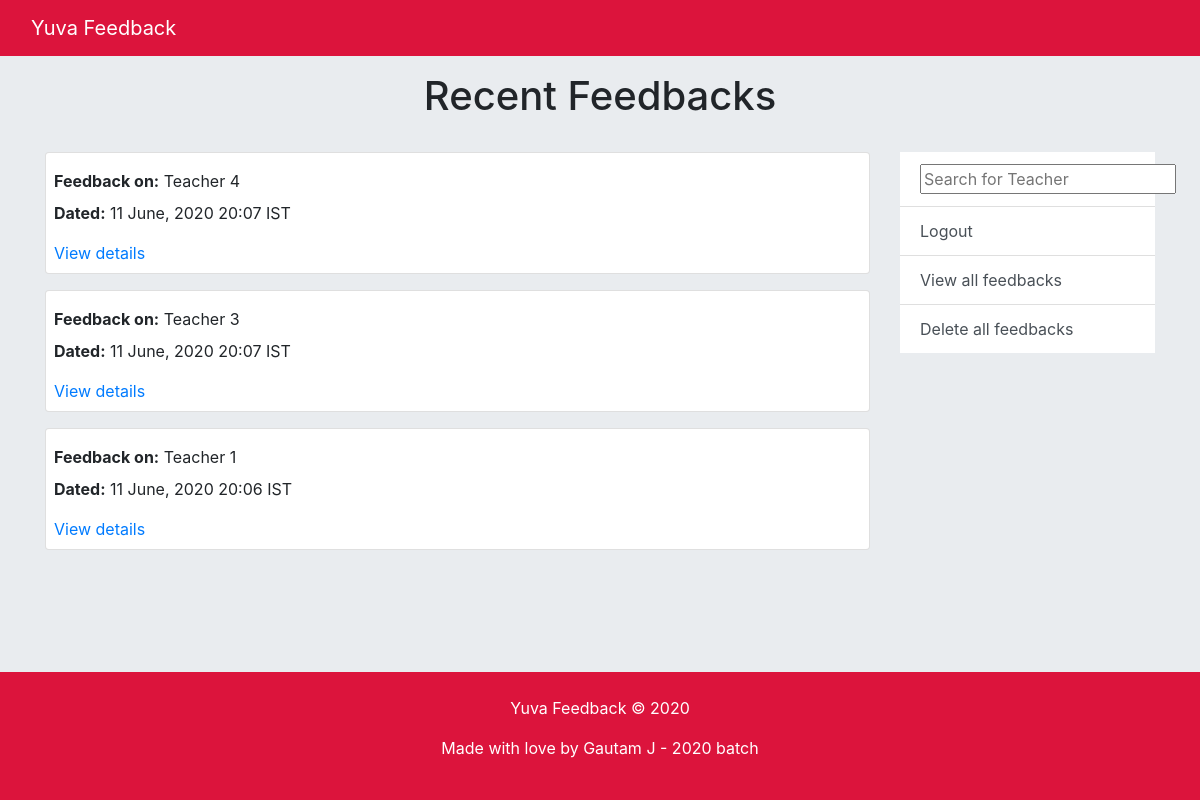
The page /review/ (signed in) on the database its author committed.
### Feedback/models.py (models this page shows, shortened)
class FeedbackData(models.Model):
    CHOICES = (
        ('Strongly Disagree', 'Strongly Disagree'),
        ('Disagree', 'Disagree'),
        ('Sometimes', 'Sometimes'),
        ('Agree', 'Agree'),
        ('Strongly Agree', 'Strongly Agree'),
    )
    date_submitted = models.DateTimeField(auto_now=True)
    teacher_name = models.ForeignKey(Teacher, verbose_name='Name of Teacher',
                                     on_delete=models.CASCADE)
    punctuality = models.CharField(verbose_name='The teacher is punctual in coming to class',
                                   max_length=225,
                                   choices=CHOICES)
    portion = models.CharField(verbose_name='The teacher completes portions at the appropriate time',
                               max_length=225,
                               choices=CHOICES)
    doubt = models.CharField(verbose_name='The teacher takes in effort to clear your doubts',
                             max_length=225,
                             choices=CHOICES)
    interactive = models.CharField(verbose_name='The teacher makes the class interactive',
                                   max_length=225,
                                   choices=CHOICES)
    comments = models.TextField(verbose_name='Any other feedback (your comments)',
                                blank=True)
    class Meta:
        verbose_name = 'Feedback Data'
        verbose_name_plural = 'Feedback Data'

### Home/models.py (models this page shows)
class Teacher(models.Model):
    name = models.CharField(verbose_name='Name of teacher',
                            max_length=255, unique=True)
    class Meta:
        verbose_name = 'Teacher'
        verbose_name_plural = 'Teachers'
    def __str__(self):
        return self.name

### Review/views.py (the view)
# urls.py: path('', ListFeedbackView.as_view(), name='ListFeedbackView'),
class ListFeedbackView(LoginRequiredMixin, ListView):
    model = FeedbackData
    template_name = 'Review/list_feedback.html'
    context_object_name = 'feedbacks'
    ordering = ['-date_submitted']
    paginate_by = 10

### Review/templates/Review/list_feedback.html
{% extends 'Home/index.html' %}
{% block content %}
    <div class="container">
        <h1 class="text-center py-3">Recent Feedbacks</h1>
        <div class="row mt-3">
            <div class="col-9">
                {% for feedback in feedbacks %}
                    <div class="card p-2 mb-3">
                        <p class="my-2"><strong>Feedback on:</strong> {{ feedback.teacher_name }}</p>
                        <p><strong>Dated:</strong> {{ feedback.date_submitted|date:'d F, Y H:i e' }}</p>
                        <a href="{% url 'FeedbackDetailView' feedback.id %}">View details</a>
                    </div>
                {% endfor %}
            </div>
            <div class="col-3">
                <ul class="list-group list-group-flush">
                    <form class="list-group-item list-group-item-action" action="{% url 'SearchResultsView' %}" method="get">
                        <input type="text" name="q" placeholder="Search for Teacher" autocomplete="on" autofocus="on" id="search-field">
                    </form>
                    <a class="list-group-item list-group-item-action" role="button" href="{% url 'LogoutView' %}">Logout</a>
                    <a class="list-group-item list-group-item-action" role="button" href="{% url 'ListFeedbackView' %}">View all feedbacks</a>
                    <a class="list-group-item list-group-item-action" role="button" href="{% url 'deleteAllFeedback' %}">Delete all feedbacks</a>
                </ul>
            </div>
        </div>
    </div>
{% endblock content %}

### Home/static/Home/styles.css (style rules this page uses)
body { height: 100%; background-color: #e9ecef; }
html { height: 100%; }

### rows shown on the page
FeedbackData: teacher_name "Teacher 4", date_submitted "11 June, 2020 20:07 IST"
FeedbackData: teacher_name "Teacher 3", date_submitted "11 June, 2020 20:07 IST"
FeedbackData: teacher_name "Teacher 1", date_submitted "11 June, 2020 20:06 IST"
